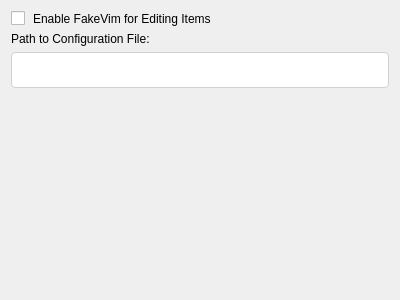
<?xml version="1.0" encoding="UTF-8"?>
<ui version="4.0">
 <class>ItemFakeVimSettings</class>
 <widget class="QWidget" name="ItemFakeVimSettings">
  <property name="styleSheet">
   <string>
QLineEdit, QComboBox, QSpinBox, QDoubleSpinBox { border-radius: 4px; border: 1px solid #D1D1D1; padding: 5px 8px; min-height: 24px; background: #FFFFFF; }
QComboBox:focus, QLineEdit:focus, QSpinBox:focus, QDoubleSpinBox:focus { border: 1px solid #0078D4; }
QPushButton { border-radius: 4px; padding: 5px 12px; min-height: 24px; border: 1px solid #E5E5E5; background: #FBFBFB; }
QPushButton:hover { background: #F5F5F5; }
QPushButton:pressed { background: #E5E5E5; }
QPushButton:default { background: #0078D4; color: #FFFFFF; border: 1px solid #0078D4; }
QPushButton:default:hover { background: #106EBE; }
QCheckBox { spacing: 8px; }
QGroupBox { border-radius: 8px; border: 1px solid #E5E5E5; margin-top: 12px; padding: 12px; background: #FFFFFF; }
QGroupBox::title { subcontrol-origin: margin; subcontrol-position: top left; padding: 0 8px; left: 12px; }
QListWidget, QTreeWidget, QTableWidget { border-radius: 8px; border: 1px solid #E5E5E5; }
QScrollBar:vertical { border: none; background: transparent; width: 8px; margin: 0; }
QScrollBar::handle:vertical { background: #C0C0C0; border-radius: 4px; min-height: 24px; }
QScrollBar::handle:vertical:hover { background: #A0A0A0; }
QScrollBar::add-line:vertical, QScrollBar::sub-line:vertical { height: 0; }
QScrollBar:horizontal { border: none; background: transparent; height: 8px; margin: 0; }
QScrollBar::handle:horizontal { background: #C0C0C0; border-radius: 4px; min-width: 24px; }
QScrollBar::handle:horizontal:hover { background: #A0A0A0; }
QScrollBar::add-line:horizontal, QScrollBar::sub-line:horizontal { width: 0; }
   </string>
  </property>

  <property name="geometry">
   <rect>
    <x>0</x>
    <y>0</y>
    <width>400</width>
    <height>300</height>
   </rect>
  </property>
  <layout class="QVBoxLayout" name="verticalLayout">
   <item>
    <widget class="QCheckBox" name="checkBoxEnable">
     <property name="text">
      <string>Enable FakeVim for Editing Items</string>
     </property>
    </widget>
   </item>
   <item>
    <widget class="QLabel" name="label">
     <property name="text">
      <string>Path to Configuration File:</string>
     </property>
    </widget>
   </item>
   <item>
    <widget class="QLineEdit" name="lineEditSourceFileName"/>
   </item>
   <item>
    <spacer name="verticalSpacer">
     <property name="orientation">
      <enum>Qt::Vertical</enum>
     </property>
     <property name="sizeHint" stdset="0">
      <size>
       <width>20</width>
       <height>40</height>
      </size>
     </property>
    </spacer>
   </item>
  </layout>
 </widget>
 <resources/>
 <connections/>
</ui>
